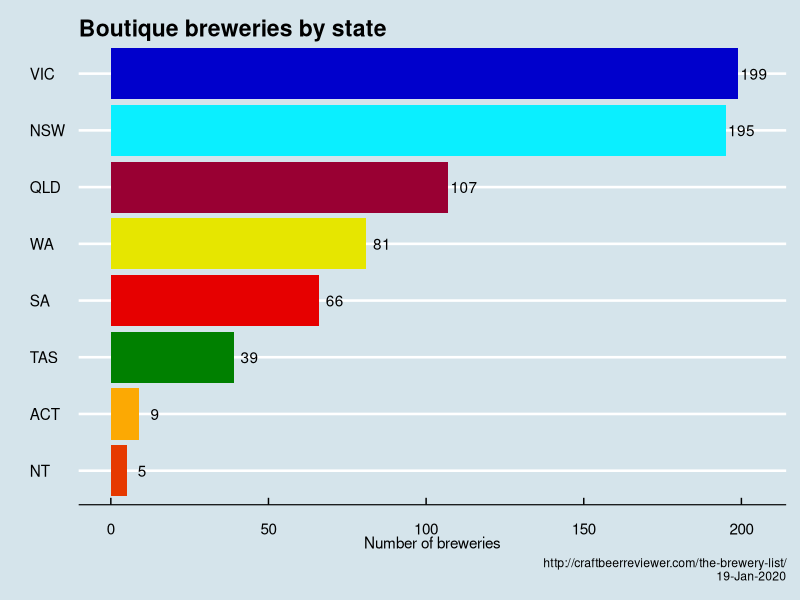

Write R code to recreate this figure.
## ---- chunk 1

knitr::opts_chunk$set(package.startup.message = FALSE)
library <- function(...) suppressPackageStartupMessages(base::library(...))

library(tidyverse)
library(ggthemes)
library(lubridate)
library(magrittr)

## ---- chunk 2
brews_state <-
  tibble(state = c("ACT", "NSW", "VIC", "WA", "TAS", "SA", "QLD", "NT"),
         brew_num = c(9, 195, 199, 81, 39, 66, 107, 5),
         state_col = c("#fca903", "#0aefff", "#0000cc", "#e6e600", "#008000", "#e60000", "#990033", "#e63900"))

# brews_state %>% 
#   arrange(-brew_num) %>% 
#   select(State = state, `Num Breweries` = brew_num) %>% 
#   knitr::kable()

state_cols <-
  brews_state %>% 
  select(state, state_col) %>% 
  deframe() 

brews_state %>% 
  mutate(state = fct_reorder(state, brew_num, .desc = FALSE)) %>%
  ggplot(aes(x = state, y = brew_num, fill = state, label = brew_num)) +
  geom_col() +
  geom_text(nudge_y = 5) +
  coord_flip() +
  scale_fill_manual(values = state_cols) +
  labs(title = "Boutique breweries by state",
       y = "Number of breweries", x = "",
       caption = str_c("http://craftbeerreviewer.com/the-brewery-list/\n19-Jan-2020")) +
  theme_economist() +
  theme(legend.position = "none")
## ---- chunk 3
hyndman_crit_eval <- 
"
|ID |Criteria |Boutique Brewery Context|
|-|-------------|-------------|
|1|Understanding of contributing factors|Moderate. We’re likely to know many but not all|
|2|Lots of data|Usually no but, in some cases, yes|
|3|Forecast does not drive outcome|Correct, so long as the forecast is not constraining raw materials supply.|
|4|Low natural, unexplainable random variation|Probably not though this is insignificant compared to the limited available data|
|5|Future is similar to the past|Probably though this is insignificant compared to the limited available data|

"
cat(hyndman_crit_eval) # output the table in a format good for HTML/PDF/docx conversion
